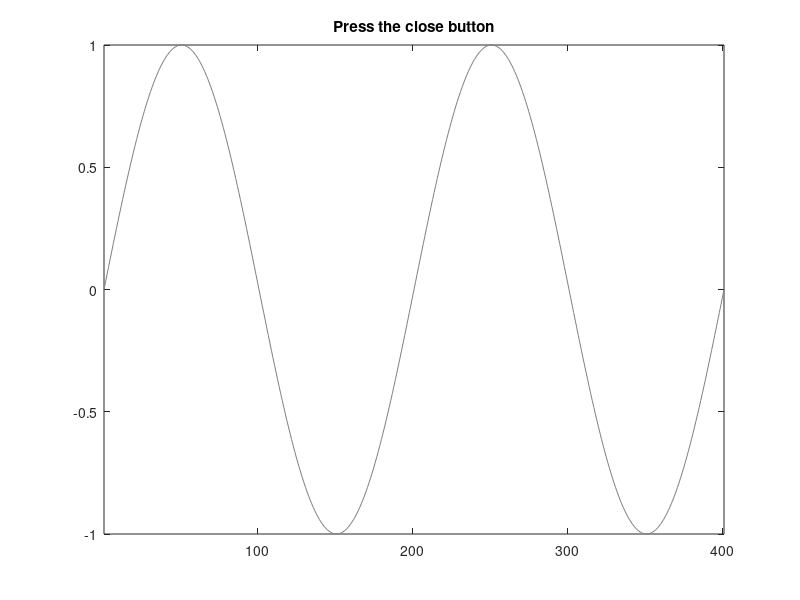

Reproduce this figure in MATLAB.
function windowCloseFunction
% Example - run user-defined function when the figure window is closed
%
% function windowCloseFunction
%
% Purpose
% Demo showing how to run a defined sub-function when the figure window is closed.
%
%
% Rob Campbell - Basel 2016



hFig = figure; %Make a new figure

%Modify the figure's "close request function" to call the sub-function "figClose"
set(hFig,'CloseRequestFcn', @figClose);

y = sin(-2*pi : pi*0.01 : 2*pi);
plot(y,'-', 'color',[1,1,1]*0.5)
axis tight

fprintf('\n\n ** CLOSE THE WINDOW! **\n\n')
title('Press the close button')


%-----------------------------------------------
function figClose(figHandle,closeEvent)
	%Runs when the window close button is pressed

	title('YOU PRESSED THE CLOSE BUTTON')
	x=xlim;
	y=ylim;

	fSize=16;
	t=text(mean(x), mean(y), 'CLOSING', ...
		'FontWeight', 'bold', ...
		'FontSize', fSize,...
		'HorizontalAlignment', 'center', ...
		'VerticalAlignment', 'middle');

	cols = 'rk';
	for ii=1:10
		set(t,'color', cols(1+mod(ii,2)), ...
			'FontSize',fSize+ii*2)
		pause(0.25)
	end


	pause(0.25)

	delete(figHandle)
	fprintf('The window was closed\n\n')
